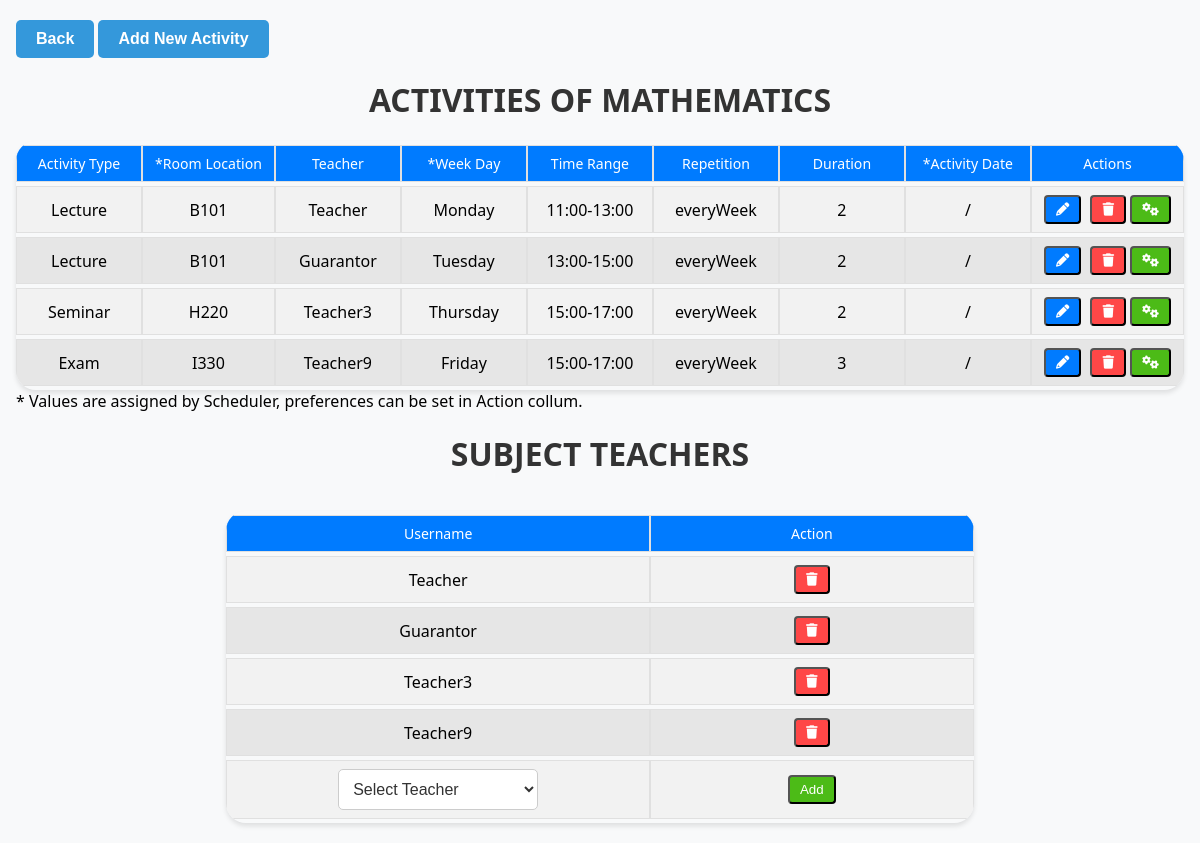
/Pages/Guarantor/activity_page.php?subject_id=1 (signed in), run on the app's committed database.
### tables this page shows
CREATE TABLE SUBJECTS (
     
    subject_ID INT AUTO_INCREMENT NOT NULL PRIMARY KEY,
     
    guarantor_ID INT REFERENCES USERS(user_ID),
     
    title VARCHAR(50) NOT NULL,
    abbervation VARCHAR(4) NOT NULL UNIQUE,
    credits INT NOT NULL,
    subj_description VARCHAR(500)
);

CREATE TABLE ACTIVITY (
     
    activity_ID INT AUTO_INCREMENT NOT NULL PRIMARY KEY,
     
    subject_ID INT REFERENCES SUBJECTS(subject_ID),
    room_ID INT REFERENCES ROOM(room_ID),
    teacher_ID INT REFERENCES USERS(user_ID),
    day_time_ID INT REFERENCES DAY_TIME(day_time_ID),
     
    duration INT NOT NULL,
    repetition ENUM ('everyWeek', 'evenWeek', 'oddWeek', 'oneTime') NOT NULL,
    activity_date DATE NULL,  
    activity_type ENUM ('Lecture', 'Tutorial', 'Seminar', 'Exam', 'Consultation', 'Exercise', 'Demo') NOT NULL
);

CREATE TABLE ROOM (
     
    room_ID INT AUTO_INCREMENT NOT NULL PRIMARY KEY,
     
    room_name VARCHAR(50) NOT NULL,
    capacity INT NOT NULL,
    room_location VARCHAR(4) NOT NULL
);

CREATE TABLE USERS (
     
    user_ID INT AUTO_INCREMENT NOT NULL PRIMARY KEY,
     
    username VARCHAR(50) NOT NULL UNIQUE,
    hashed_password VARCHAR(255) NOT NULL,  
    email VARCHAR(50) NOT NULL ,
    user_role ENUM('Admin', 'Guarantor', 'Teacher', 'Scheduler', 'Student') NOT NULL
);

CREATE TABLE DAY_TIME (
     
    day_time_ID INT AUTO_INCREMENT NOT NULL PRIMARY KEY,
     
    week_day ENUM('Monday', 'Tuesday', 'Wednesday', 'Thursday','Friday','Saturday','Sunday')NOT NULL,
    time_range VARCHAR(250) NOT NULL
);

CREATE TABLE SUBJECT_TEACHER(
     
    sub_teach_ID INT AUTO_INCREMENT NOT NULL PRIMARY KEY,
     
    user_ID INT REFERENCES USERS(user_ID),
    subject_ID INT REFERENCES SUBJECTS(subject_ID)
);

### Pages/Guarantor/activity_page.php (the view, shortened to what this page needs)
<?php
if (isset($_GET['subject_id'])) {
    $subject_id = $_GET['subject_id'];
    require '../../Database/db_connect.php';
    $stmt = $pdo->prepare("SELECT * FROM activity WHERE subject_ID = ?");
    $stmt->execute([$subject_id]);
    $activities = $stmt->fetchAll(PDO::FETCH_ASSOC);
    $stmtSubj = $pdo->prepare("SELECT title FROM subjects WHERE subject_ID = ?");
    $stmtSubj->execute([$subject_id]);
    $subjName = $stmtSubj->fetch(PDO::FETCH_ASSOC);
    $stmtAct = $pdo->prepare("SELECT a.activity_ID, a.activity_type, r.room_location, r.room_ID, u.username, a.teacher_ID,
                            d.week_day, d.time_range, a.repetition, a.activity_date, a.duration
                            FROM activity AS a
                            LEFT JOIN room AS r ON a.room_ID = r.room_ID
                            LEFT JOIN users AS u ON a.teacher_ID = u.user_ID
                            LEFT JOIN day_time AS d ON a.day_time_ID = d.day_time_ID
                            WHERE subject_ID = ?");
    $stmtAct->execute([$subject_id]);
    $activities = $stmtAct->fetchAll(PDO::FETCH_ASSOC);
    $stmtTeach = $pdo->prepare("SELECT sub_teach_ID, user_ID, username FROM subject_teacher
                            NATURAL JOIN users WHERE subject_ID = ?");
    $stmtTeach->execute([$subject_id]);
    $subjectTeachers =  $stmtTeach->fetchAll(PDO::FETCH_ASSOC);
} else {
    header("Location: guaranted_sub_page.php");
    exit;
}
?>
<!DOCTYPE html>
<html lang="en">
<head>
    <link rel="stylesheet" href="../../Styles/style.css">
    <link rel="stylesheet" href="../../Styles/guarant_style.css">
    <link rel="stylesheet" href="https://cdnjs.cloudflare.com/ajax/libs/font-awesome/6.0.0-beta3/css/all.min.css">
    <link rel="stylesheet" href="../../Styles/activity_style.css">
</head>
<body>
    <div class="main-container">
        <div class="content">
            <button class="up_button" onclick="goBack()">Back</button>
            <button class="up_button" style="margin-left: auto;" onclick="showAddActivityDialog()">Add New Activity</button>
            <div class="title">Activities of <?php echo  htmlspecialchars($subjName['title']) ?></div>
            <table>
                <thead>
                    <tr>
                        <th>Activity Type</th>
                        <th>*Room Location</th>
                        <th>Teacher</th>
                        <th>*Week Day</th>
                        <th>Time Range</th>
                        <th>Repetition</th>
                        <th>Duration</th>
                        <th>*Activity Date</th>
                        <th>Actions</th>
                    </tr>
                </thead>
                <tbody>
                    <?php foreach ($activities as $activity) : ?>
                        <tr>
                            <td><?= $activity['activity_type'] ?></td>
                            <td><?= $activity['room_location'] ?? '-' ?></td>
                            <td><?= $activity['username'] ?></td>
                            <td><?= $activity['week_day'] ?? '-' ?></td>
                            <td><?= $activity['time_range'] ?? '-' ?></td>
                            <td><?= $activity['repetition'] ?></td>
                            <td><?= $activity['duration'] ?></td>
                            <td><?= $activity['activity_date'] ?? '/' ?></td>
                            <td>
                                <button class="edit-btn" onclick="showEditDialog('<?php echo $activity['activity_ID']; ?>','<?php echo $activity['teacher_ID']; ?>',
                                '<?php echo $activity['repetition']; ?>', '<?php echo $activity['activity_type']; ?>', '<?php echo $activity['duration']; ?>')">
                                    <i class="fas fa-pencil-alt"></i>
                                </button>
                                <button class="delete-btn" onclick="deleteActivity('<?php echo $activity['activity_ID']; ?>')">
                                    <i class="fas fa-trash"></i>
                                </button>
                                <button class="prefBtn" onclick="showPreferences(<?php echo $activity['activity_ID']; ?>, <?php echo $subject_id; ?>)">
                                    <i class="fas fa-cogs"></i>
                                </button>
                            </td>
                        </tr>
                    <?php endforeach; ?>
                </tbody>
            </table>
            <div class="info-icon">
                <div class="tooltip">* Values are assigned by Scheduler, preferences can be set in Action collum.</div>
            </div>
            <div class="title">Subject Teachers</div>
            <div class="table-container">
                <table>
                    <thead>
                        <tr>
                            <th>Username</th>
                            <th>Action</th>
                        </tr>
                    </thead>
                    <tbody>
                        <?php foreach ($subjectTeachers as $subjectTeacher) : ?>
                            <tr>
                                <td><?= $subjectTeacher['username'] ?></td>
                                <td>
                                    <button class="delete-btn" onclick="deleteSubjectTeacher('<?php echo $subjectTeacher['sub_teach_ID'] ?>')">
                                        <i class="fas fa-trash"></i>
                                    </button>
                                </td>
                            </tr>
                        <?php endforeach; ?>
                        <td>
                            <select id="newTeacherSelect">
                                <option value="" disabled selected>Select Teacher</option>
                            </select>
                        </td>
                        <td>
                            <button class="prefBtn" onclick="addSubjectTeacher('<?php echo $subject_id ?>')">Add</button>
                        </td>
                    </tbody>
                </table>
            </div>
        </div>
    </div>
</body>
</html>

### Styles/style.css (style rules this page uses)
.title { text-align: center; font-size: 2em; margin-top: 20px; margin-bottom: 20px; color: #333; font-weight: bold; text-transform: uppercase; }
.main-container { display: flex; height: 100vh; }
.content { flex: 1; padding: 20px; background-color: #f8f9fa; }
table { width: 100%; border-collapse: separate; border-spacing: 0 5px; margin-top: 20px; background-color: transparent; box-shadow: 0 4px 6px rgba(0, 0, 0, 0.1); border-radius: 25px; overflow: hidden; }
table th, table td { padding: 10px 15px; border: 1px solid #e0e0e0; text-align: center; min-width: 150px; width: 20%; z-index: 1; overflow: hidden; text-overflow: ellipsis; white-space: nowrap; }
table th { background-color: #007BFF; position: sticky; color: #ffffff; font-weight: 500; font-size: 1.1em; z-index: 1; }
table tr:nth-child(odd) { background-color: #f2f2f2; }
table tr:nth-child(even) { background-color: #e6e6e6; }
.edit-btn { display: inline-block; padding: 5px 10px; background-color: #007BFF; color: #ffffff; border-radius: 4px; text-decoration: none; margin-right: 5px; transition: background-color 0.3s; }
.delete-btn { display: inline-block; padding: 5px 10px; background-color: #FF4747; color: #ffffff; border-radius: 4px; text-decoration: none; transition: background-color 0.3s; }

### Styles/guarant_style.css (style rules this page uses)
table { border-collapse: collapse; width: 100%; }
th, td { border: 1px solid #ddd; padding: 8px; text-align: center; }
th { background-color: #f2f2f2; }
select { padding: 10px; font-size: 16px; border: 1px solid #ccc; border-radius: 5px; background-color: #fff; color: #333; width: 200px; }
select::after { content: '\25BC'; position: absolute; top: 50%; right: 10px; transform: translateY(-50%); pointer-events: none; }

### Styles/activity_style.css (style rules this page uses)
table { width: 80%; border-collapse: separate; border-spacing: 0 4px; margin-top: 16px; background-color: transparent; box-shadow: 0 3.2px 4.8px rgba(0, 0, 0, 0.1); border-radius: 20px; overflow: hidden; }
table th, table td { padding: 8px 12px; border: 1px solid #e0e0e0; text-align: center; min-width: 100px; width: 16%; overflow: hidden; text-overflow: ellipsis; white-space: nowrap; }
table th { background-color: #007BFF; position: sticky; color: #ffffff; font-weight: 500; font-size: 0.88em; z-index: 1; }
table tr:nth-child(odd) { background-color: #f2f2f2; }
table tr:nth-child(even) { background-color: #e6e6e6; }
.prefBtn { display: inline-block; padding: 5px 10px; background-color: #4cbb17; color: #ffffff; border-radius: 4px; text-decoration: none; transition: background-color 0.3s; }
.table-container { display: flex; justify-content: center; max-width: 80%; margin: 0 auto; }
.main-container { display: flex; height: 100% }
body { font-family: 'Segoe UI', Tahoma, Geneva, Verdana, sans-serif; background: linear-gradient(to bottom right, #9dc5eb, #f0f0f0); margin: 0; padding: 0; display: flex; justify-content: center; align-items: center; height: 100% }

### Pages/Guarantor/activity_page.php (style rules this page uses)
.up_button { background-color: #3498db; color: white; padding: 10px 20px; border: none; border-radius: 5px; cursor: pointer; font-size: 16px; font-weight: bold; }

### data on the page
subjects: title "MATHEMATICS"
activity: activity_type "Lecture", room_ID.room_location "B101", teacher_ID.username "Teacher", day_time_ID.week_day "Monday", day_time_ID.time_range "11:00-13:00", repetition "everyWeek", duration "2", activity_date "/"
activity: activity_type "Lecture", room_ID.room_location "B101", teacher_ID.username "Guarantor", day_time_ID.week_day "Tuesday", day_time_ID.time_range "13:00-15:00", repetition "everyWeek", duration "2", activity_date "/"
activity: activity_type "Seminar", room_ID.room_location "H220", teacher_ID.username "Teacher3", day_time_ID.week_day "Thursday", day_time_ID.time_range "15:00-17:00", repetition "everyWeek", duration "2", activity_date "/"
activity: activity_type "Exam", room_ID.room_location "I330", teacher_ID.username "Teacher9", day_time_ID.week_day "Friday", day_time_ID.time_range "15:00-17:00", repetition "everyWeek", duration "3", activity_date "/"
subject_teacher: user_ID.username "Teacher"
subject_teacher: user_ID.username "Guarantor"
subject_teacher: user_ID.username "Teacher3"
subject_teacher: user_ID.username "Teacher9"
